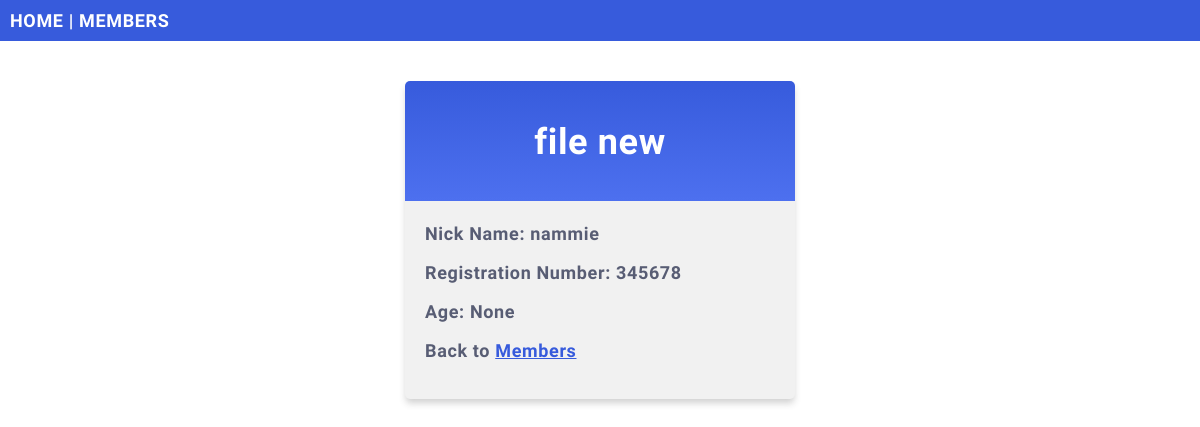
The app's page /details/7/, older data.
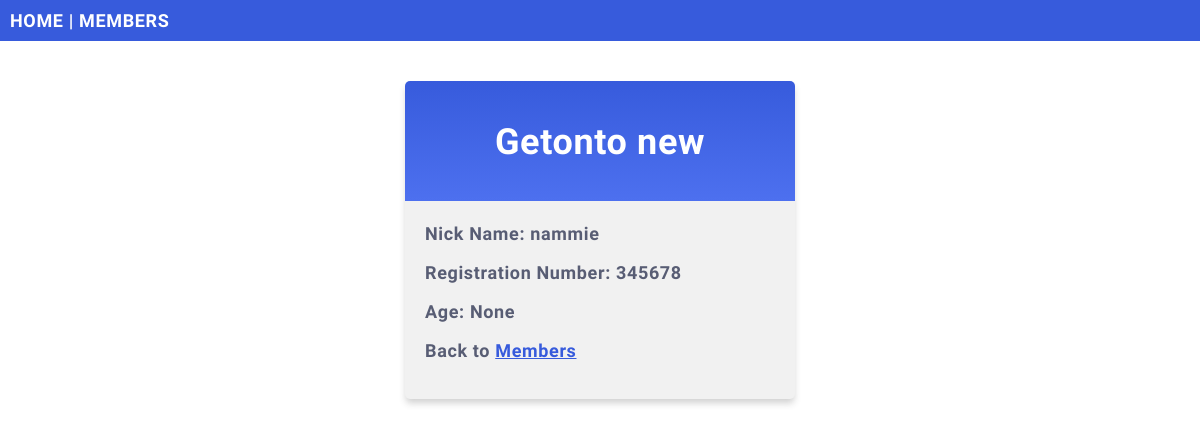
The same page, newer data.
### mySelf/models.py (models this page shows)
class MySelf(models.Model):
    firstName = models.CharField(max_length=255)
    lastName = models.CharField(max_length=255)
    nickName=models.CharField(max_length=255,null=True)
    admNo=models.IntegerField(null=True)
    age=models.IntegerField(null=True)
    '''def __str__(self):
        return f"{self.firstName} {self.lastName}"'''

### mySelf/views.py (the view)
# urls.py: path('details/<int:id>/',views.details, name='details'),
def details(request,id):
    members=MySelf.objects.get(id=id)
    template=loader.get_template('details.html')
    context = {
        'members': members,
    }
    return HttpResponse(template.render(context, request))

### mySelf/templates/details.html (shortened to what this page needs)
{% extends "master.html" %}
{% block content%}
<div class="mycard">
    <h1>{{members.firstName}} {{members.lastName}}</h1>
    <p>Nick Name: {{members.nickName}}</p>
    <p>Registration Number: {{members.admNo}}</p>
    <p>Age: {{members.age}}</p>
    <p>Back to <a href="{% url 'members' %}">Members</a></p>
</div>
{% endblock %}

### mySelf/templates/master.html (shortened to what this page needs)
{%load static %}
<!DOCTYPE html>
<html lang="en">
<head>
    <link rel="stylesheet" href="{% static 'mystyles.css' %}">
</head>
<body>
<div class="topnav">
   <a href="/">HOME</a> |
   <a href="/members">MEMBERS</a>
</div>
    {% block content %}
{% endblock %}
</body>
</html>

### mystaticfiles/mystyles.css (style rules this page uses)
body { margin:0; font: 600 18px 'Source Sans Pro', sans-serif; letter-spacing: 0.64px; color: #585d74; }
.topnav { background-color:#375BDC; color:#ffffff; padding:10px; }
.topnav a:link, .topnav a:visited { text-decoration: none; color: #ffffff; }
.mycard { background-color: #f1f1f1; background-image: linear-gradient(to bottom, #375BDC, #4D70EF); background-size: 100% 120px; background-repeat: no-repeat; margin: 40px auto; width: 350px; border-radius: 5px; box-shadow: 0 5px 7px -1px rgba(51, 51, 51, 0.23); padding: 20px; }
.mycard h1 { text-align: center; color:#ffffff; margin:20px 0 60px 0; }
a:link, a:visited { color: #375BDC; }

Row changes from the older to the newer data that the page shows:
changed MySelf "new": firstName "file" → "Getonto"
